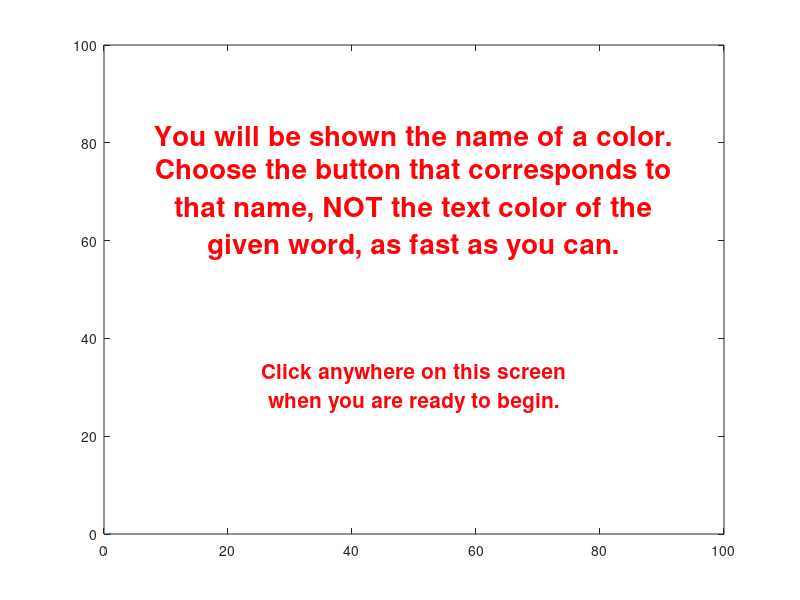

Write MATLAB code to recreate this figure.
function runColorDescrip()
% function runColorDescrip()
% Inputs: None
% Outputs: None (creates image with instructions for Color test)

close all;

plot(0)
color = [rand() rand() rand()];
set(gca,'Color',color)
axis([0 100 0 100])
s = sprintf('You will be shown the name of a color.\nChoose the button that corresponds to\nthat name, NOT the text color of the\ngiven word, as fast as you can.');
text(50,70,s,'HorizontalAlignment','center','FontSize',20,'FontWeight','bold','Color',1-color);

s = sprintf('Click anywhere on this screen\nwhen you are ready to begin.');
text(50,30,s,'HorizontalAlignment','center','FontSize',15,'FontWeight','bold','Color',1-color);
ginput(1);

end